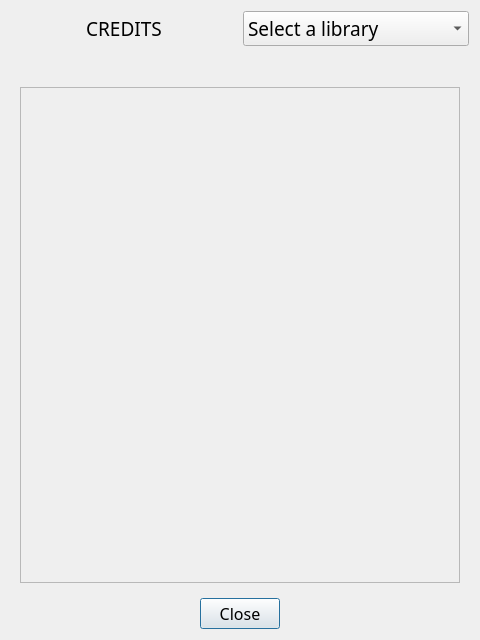
<?xml version="1.0" encoding="UTF-8"?>
<ui version="4.0">
 <class>dialog_osl</class>
 <widget class="QDialog" name="dialog_osl">
  <property name="windowModality">
   <enum>Qt::WindowModality::WindowModal</enum>
  </property>
  <property name="geometry">
   <rect>
    <x>0</x>
    <y>0</y>
    <width>480</width>
    <height>640</height>
   </rect>
  </property>
  <property name="maximumSize">
   <size>
    <width>480</width>
    <height>661</height>
   </size>
  </property>
  <property name="font">
   <font>
    <family>Gabriola</family>
    <pointsize>12</pointsize>
   </font>
  </property>
  <property name="acceptDrops">
   <bool>false</bool>
  </property>
  <property name="windowTitle">
   <string>Open Source Licenses - Notice</string>
  </property>
  <property name="windowIcon">
   <iconset resource="resources.qrc">
    <normaloff>:/img/logo-pymd-2</normaloff>:/img/logo-pymd-2</iconset>
  </property>
  <property name="locale">
   <locale language="English" country="UnitedKingdom"/>
  </property>
  <property name="sizeGripEnabled">
   <bool>false</bool>
  </property>
  <property name="modal">
   <bool>true</bool>
  </property>
  <layout class="QGridLayout" name="gridLayout_2">
   <item row="0" column="1">
    <widget class="QComboBox" name="select_library">
     <property name="minimumSize">
      <size>
       <width>150</width>
       <height>0</height>
      </size>
     </property>
     <property name="font">
      <font>
       <family>Gabriola</family>
       <pointsize>14</pointsize>
      </font>
     </property>
     <property name="locale">
      <locale language="English" country="UnitedKingdom"/>
     </property>
     <property name="currentText">
      <string>Select a library</string>
     </property>
     <item>
      <property name="text">
       <string>Select a library</string>
      </property>
     </item>
     <item>
      <property name="text">
       <string>Markitdown</string>
      </property>
     </item>
     <item>
      <property name="text">
       <string>PySide6</string>
      </property>
     </item>
    </widget>
   </item>
   <item row="1" column="0" colspan="2">
    <widget class="QFrame" name="frame_container_osl">
     <property name="frameShape">
      <enum>QFrame::Shape::NoFrame</enum>
     </property>
     <property name="frameShadow">
      <enum>QFrame::Shadow::Raised</enum>
     </property>
     <layout class="QGridLayout" name="gridLayout">
      <item row="1" column="0">
       <widget class="QScrollArea" name="scrollArea">
        <property name="widgetResizable">
         <bool>true</bool>
        </property>
        <widget class="QWidget" name="scrollAreaWidgetContents">
         <property name="geometry">
          <rect>
           <x>0</x>
           <y>0</y>
           <width>442</width>
           <height>515</height>
          </rect>
         </property>
         <layout class="QGridLayout" name="gridLayout_3">
          <item row="0" column="0">
           <widget class="QLabel" name="text_container_license">
            <property name="maximumSize">
             <size>
              <width>424</width>
              <height>16777215</height>
             </size>
            </property>
            <property name="font">
             <font>
              <family>Times New Roman</family>
              <pointsize>12</pointsize>
             </font>
            </property>
            <property name="text">
             <string/>
            </property>
            <property name="textFormat">
             <enum>Qt::TextFormat::MarkdownText</enum>
            </property>
            <property name="wordWrap">
             <bool>true</bool>
            </property>
            <property name="openExternalLinks">
             <bool>true</bool>
            </property>
            <property name="textInteractionFlags">
             <set>Qt::TextInteractionFlag::LinksAccessibleByMouse|Qt::TextInteractionFlag::TextSelectableByMouse</set>
            </property>
           </widget>
          </item>
         </layout>
        </widget>
       </widget>
      </item>
      <item row="0" column="0">
       <widget class="QLabel" name="url_osl">
        <property name="minimumSize">
         <size>
          <width>0</width>
          <height>20</height>
         </size>
        </property>
        <property name="maximumSize">
         <size>
          <width>444</width>
          <height>20</height>
         </size>
        </property>
        <property name="text">
         <string/>
        </property>
        <property name="textFormat">
         <enum>Qt::TextFormat::MarkdownText</enum>
        </property>
        <property name="alignment">
         <set>Qt::AlignmentFlag::AlignBottom|Qt::AlignmentFlag::AlignLeading|Qt::AlignmentFlag::AlignLeft</set>
        </property>
        <property name="openExternalLinks">
         <bool>true</bool>
        </property>
       </widget>
      </item>
     </layout>
    </widget>
   </item>
   <item row="0" column="0">
    <widget class="QLabel" name="info_osl">
     <property name="maximumSize">
      <size>
       <width>300</width>
       <height>16777215</height>
      </size>
     </property>
     <property name="font">
      <font>
       <family>Gabriola</family>
       <pointsize>14</pointsize>
      </font>
     </property>
     <property name="text">
      <string>CREDITS</string>
     </property>
     <property name="textFormat">
      <enum>Qt::TextFormat::PlainText</enum>
     </property>
     <property name="scaledContents">
      <bool>false</bool>
     </property>
     <property name="alignment">
      <set>Qt::AlignmentFlag::AlignCenter</set>
     </property>
    </widget>
   </item>
   <item row="2" column="0" colspan="2">
    <widget class="QDialogButtonBox" name="close_dialog_osl">
     <property name="orientation">
      <enum>Qt::Orientation::Horizontal</enum>
     </property>
     <property name="standardButtons">
      <set>QDialogButtonBox::StandardButton::Close</set>
     </property>
     <property name="centerButtons">
      <bool>true</bool>
     </property>
    </widget>
   </item>
  </layout>
 </widget>
 <resources>
  <include location="resources.qrc"/>
 </resources>
 <connections>
  <connection>
   <sender>close_dialog_osl</sender>
   <signal>accepted()</signal>
   <receiver>dialog_osl</receiver>
   <slot>accept()</slot>
   <hints>
    <hint type="sourcelabel">
     <x>248</x>
     <y>254</y>
    </hint>
    <hint type="destinationlabel">
     <x>157</x>
     <y>274</y>
    </hint>
   </hints>
  </connection>
  <connection>
   <sender>close_dialog_osl</sender>
   <signal>rejected()</signal>
   <receiver>dialog_osl</receiver>
   <slot>reject()</slot>
   <hints>
    <hint type="sourcelabel">
     <x>316</x>
     <y>260</y>
    </hint>
    <hint type="destinationlabel">
     <x>286</x>
     <y>274</y>
    </hint>
   </hints>
  </connection>
 </connections>
</ui>
